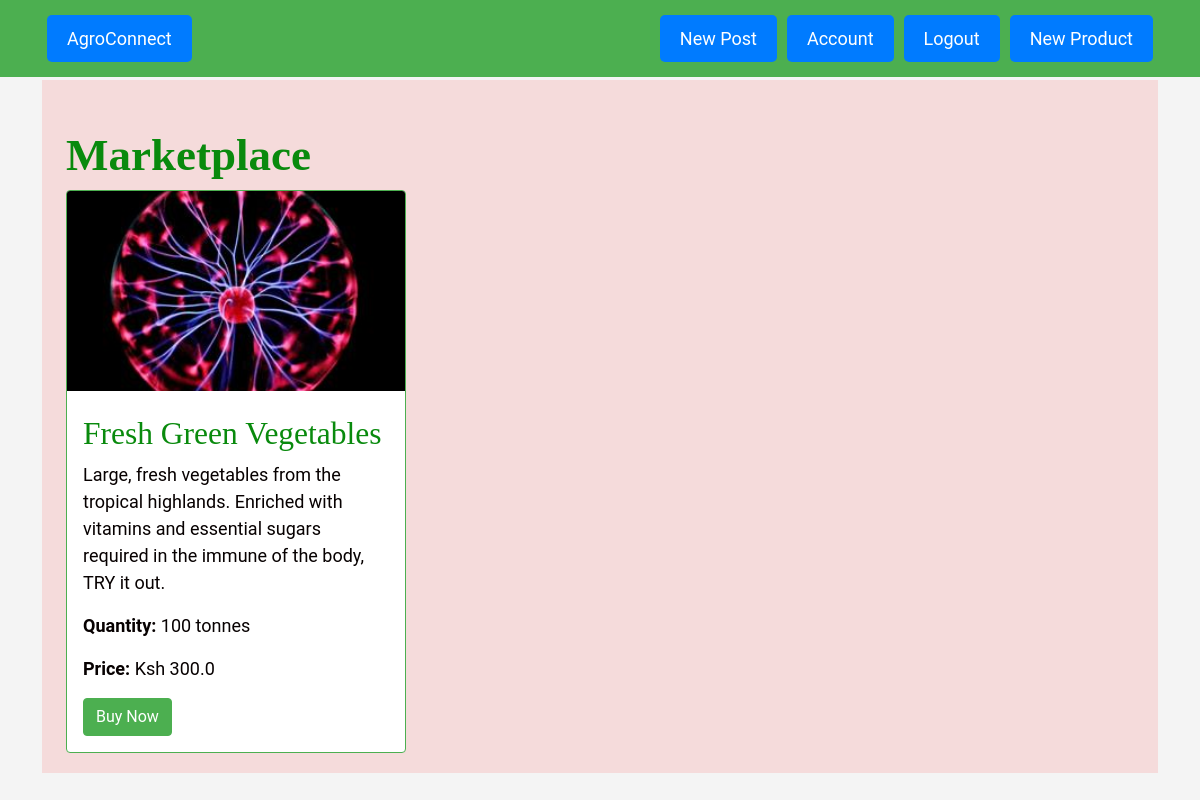
/market (signed in), run on the app's committed database.
### farmblog/models.py (models this page shows, shortened)
class Products(db.Model):
    id = db.Column(db.Integer, primary_key=True)
    name = db.Column(db.String(50), nullable=False)
    quantity = db.Column(db.String, nullable=False)
    new_quantity = db.Column(db.String, nullable=True)
    description = db.Column(db.Text, nullable=False)
    price = db.Column(db.Float, nullable=False)
    new_price = db.Column(db.Float, nullable=True)
    f_image = db.Column(db.String(200), nullable=True)
    date_posted = db.Column(db.DateTime, default=datetime.utcnow)
    user_id = db.Column(db.Integer, db.ForeignKey('user.id'), nullable=False)

### farmblog/routes.py (the view)
@app.route("/market")
@login_required
def market():
    products = Products.query.all()  # Fetching all products
    return render_template('marketplace.html', title='Market', products=products)

### farmblog/models.py (called while the page is built)
@login_manager.user_loader
def Load_user(user_id):
    return User.query.get(int(user_id))

### farmblog/templates/marketplace.html (shortened to what this page needs)
{% extends "layout.html" %}
{% block content %}
<div class="container mt-5 pt-5">
    <h1>Marketplace</h1>
    {% if products %}
        <form method="POST" enctype="multipart/form-data">
            <div class="row">
                {% for product in products %}
                    <div class="col-md-4">
                        <div class="card product-card">
                            <h4><img class="card-img-top" src="{{ url_for('static', filename='uploads/' + product.f_image) }}" alt="{{ product.name }}"></h4>
                            <div class="card-body">
                                <h4 class="card-title">{{ product.name }}</h4>
                                <p class="card-text">{{ product.description }}</p>
                                <p class="card-text"><strong>Quantity:</strong> {{ product.quantity }}</p>
                                <p class="card-text"><strong>Price:</strong> Ksh {{ product.price }}</p>
                                <a href="{{ url_for('product_details', product_id=product.id) }}" class="btn btn-primary">Buy Now</a>
                            </div>
                        </div>
                    </div>
                {% endfor %}
            </div>
        </form>
    {% else %}
        <p>No products available at the moment.</p>
    {% endif %}
</div>
{% endblock %}

### farmblog/templates/layout.html (shortened to what this page needs)
<!DOCTYPE html>
<html lang="en">
<head>
    <link rel="stylesheet" href="https://cdn.jsdelivr.net/npm/bootstrap@5.1.3/dist/css/bootstrap.min.css">
    <link rel="stylesheet" href="{{ url_for('static', filename='main.css') }}">
</head>
<body style='background-image: url("{{ url_for("static", filename="images/cover2.jpg") }}"); background-size: cover; background-position: center;'>
    <header class="site-header">
        <nav class="navbar navbar-expand-lg navbar-dark bg-steel fixed-top">
            <div class="container">
                <a href="{{ url_for('home') }}" class="button">AgroConnect</a>
                <div class="navbar-nav">
                    {% if current_user.is_authenticated %}
                        <a class="button" href="{{ url_for('add_post')}}">New Post</a>
                        <a class="button" href="{{ url_for('account') }}">Account</a>
                        <a class="button" href="{{ url_for('logout') }}">Logout</a>
                        <a class="button" href="{{ url_for('add_product' )}}">New Product</a>
                    {% else %}
                        <a class="button" href="{{ url_for('login' )}}">Login</a>
                    {% endif %}
                </div>
            </div>
        </nav>
    </header>
    <main role="main" class="container" style="margin-top: 80px;">
            <div class="flash-messages-container">
            </div>
        <div class="container content-overlay">
            {% block content %} {% endblock %}
        </div>
    </main>
</body>
</html>

### farmblog/static/main.css (style rules this page uses)
.content-overlay { position: relative; z-index: 1; animation: scaleUp 0.5s ease-in-out forwards; }
.content-overlay::before { content: ""; position: absolute; top: 0; left: 0; right: 0; bottom: 0; background-color: rgba(245, 209, 209, 0.7); z-index: -1; animation: scaleUp 0.5s ease-in-out forwards; }
.navbar { background-color: #4CAF50; color: #FFF; padding: 10px 0; animation: fadeIn 1s ease-in-out forwards; }
.button { display: inline-block; padding: 10px 20px; margin: 5px; background-color: #007bff; color: white; text-decoration: none; border-radius: 5px; border: none; transition: background-color 0.3s; }
.product-card { border: 1px solid #4CAF50; margin-bottom: 20px; }
.product-card .btn-primary { background-color: #4CAF50; border-color: #4CAF50; }
h1, h2, h3, h4, h5, h6 { font-family: 'Roboto Slab', serif; color: #098a0d; }
h1 { font-size: 2.5em; font-weight: 700; }
h4 { font-size: 1.75em; font-weight: 300; }
.flash-messages-container { position: fixed; top: 50; left: 0; width: 100%; z-index: 9999; pointer-events: none; padding: 10px; }
.site-header { margin-bottom: 60px; }
.product-card img { width: 100%; height: 200px; object-fit: cover; }

### data on the page
Products: f_image (picture), name "Fresh Green Vegetables", description "Large, fresh vegetables from the tropical highlands. Enriched with vitamins and essential sugars required in the immune of the body, TRY it out.", quantity "100 tonnes", price "300.0"
